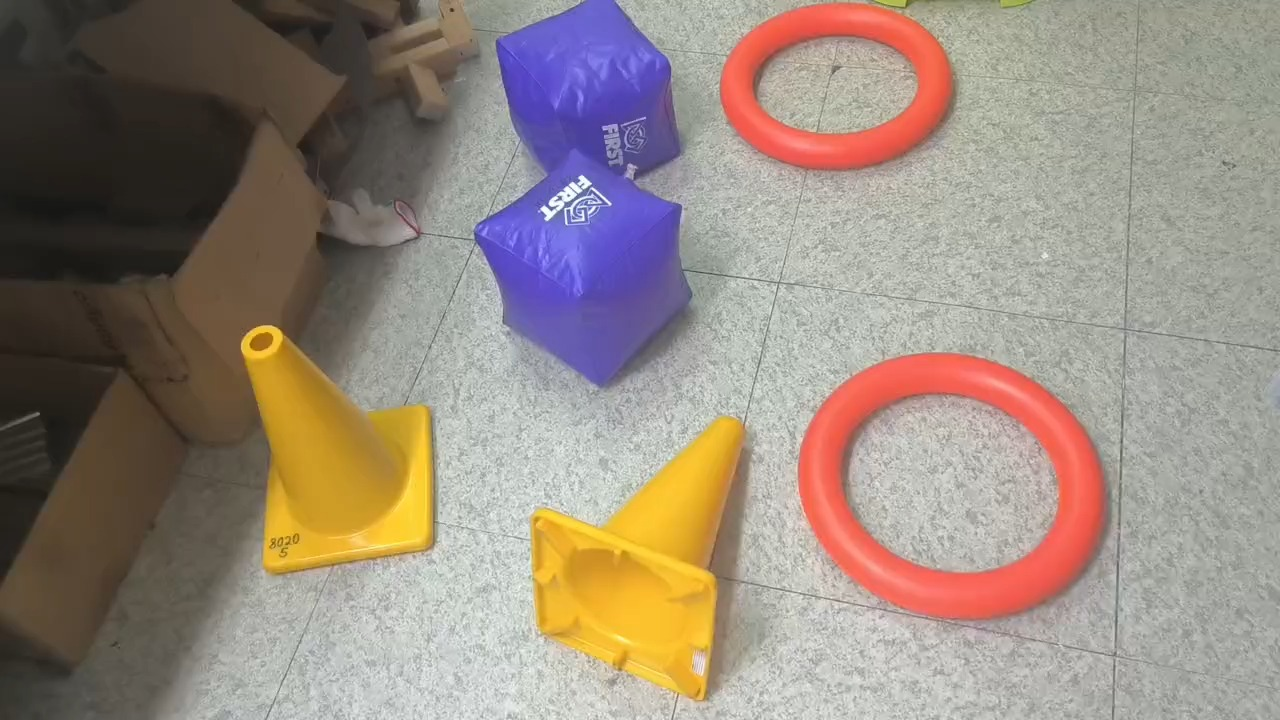
#> input picture wk3_sb1/objects.jpg, 1280 x 720 px
$ python test_images.py
#> lines starting #> are read from the running program, lines starting #| are printed output that depends on the picture; after the words box and inside, x2 and y2 are one past the last pixel; in counts of white or black regions, pixels touching at a corner belong together
### wk3_sb1/detect.py
import typing
import enum
import numpy as np
import cv2

SHADE_S_THRESH = 64
BLACK_V_THRESH = 64
WHITE_V_THRESH = 224

def hsv_to_bgr(hsv: tuple[int, int, int]):
  bgr_array = cv2.cvtColor(np.array([[hsv]], dtype=np.uint8), cv2.COLOR_HSV2BGR)
  b, g, r = bgr_array[0, 0]
  return int(b), int(g), int(r)

class Color(enum.Enum):
  RED = 0
  ORANGE = 30
  YELLOW = 60
  GREEN = 120
  CYAN = 180
  BLUE = 240
  PURPLE = 270
  MAGENTA = 300
  BLACK = -1
  GRAY = -2
  WHITE = -3

  def bgr(self):
    if self.value >= 0:
      return hsv_to_bgr((int(self.value / 360 * 180), 255, 255))
    return [(0, 0, 0), (128, 128, 128), (255, 255, 255)][abs(self.value) - 1]

COLORS_H = [
  Color.RED,
  Color.ORANGE,
  Color.YELLOW,
  Color.GREEN,
  Color.CYAN,
  Color.BLUE,
  Color.PURPLE,
  Color.MAGENTA,
]

def angle_rel(a: int, b: int) -> int:
  rel = (b - a) % 360
  if rel > 180:
    rel -= 360
  return rel

def get_h_range(color: Color) -> tuple[int, int]:
  if color not in COLORS_H:
    return (0, 0)
  i = COLORS_H.index(color)
  prv = COLORS_H[(i - 1) % len(COLORS_H)]
  nxt = COLORS_H[(i + 1) % len(COLORS_H)]
  return (
    int(color.value + 0.5 * angle_rel(color.value, prv.value)) % 360,
    int(color.value + 0.5 * angle_rel(color.value, nxt.value)) % 360,
  )

class Filter:
  def __init__(
      self, *,
      h: None | int | tuple[int, int] | list[tuple[int, int]],
      s: None | int | tuple[int, int],
      v: None | int | tuple[int, int],
      name: str | None = None,
    ):
    if h is None:
      self.h = [(0, 360)]
      self._hrepr = 0
    elif isinstance(h, int):
      self._hrepr = h
      h_min = (h - 30) % 360
      h_max = (h + 30) % 360
      if h_min < h_max:
        self.h = [(h_min, h_max)]
      else:
        self.h = [(0, h_max), (h_min, 360)]
    elif isinstance(h, tuple):
      self.h = [h]
      self._hrepr = int(sum(h) / len(h))
    else:
      self.h = h
      self._hrepr = int(sum(h[0]) / len(h[0])) if len(h) > 0 else 0
    if s is None:
      self.s = (0, 255)
    elif isinstance(s, int):
      self.s = (max(0, s - 32), min(255, s + 32))
    else:
      self.s = s
    if v is None:
      self.v = (0, 255)
    elif isinstance(v, int):
      self.v = (max(0, v - 32), min(255, v + 32))
    else:
      self.v = v
    self._bgr = hsv_to_bgr((int(self._hrepr / 360 * 180), int(max(self.s)), int(max(self.v))))
    self.name = name if name else "?"

  def bgr(self):
    return self._bgr

def detect(frame: cv2.typing.MatLike, color: Color | Filter, *, erode=5, dilate=5) -> tuple[cv2.typing.MatLike, typing.Sequence[cv2.typing.MatLike]]:
  hsv = cv2.cvtColor(frame, cv2.COLOR_BGR2HSV)
  h_ranges: list[tuple[int, int]] = []
  s_range: tuple[int, int] = (0, 0)
  v_range: tuple[int, int] = (0, 0)
  if color == Color.BLACK:
    h_ranges.append((0, 360))
    s_range = (0, 255)
    v_range = (0, BLACK_V_THRESH)
  elif color == Color.GRAY:
    h_ranges.append((0, 360))
    s_range = (0, SHADE_S_THRESH)
    v_range = (BLACK_V_THRESH, WHITE_V_THRESH)
  elif color == Color.WHITE:
    h_ranges.append((0, 360))
    s_range = (0, SHADE_S_THRESH)
    v_range = (WHITE_V_THRESH, 255)
  elif isinstance(color, Color):
    start, stop = get_h_range(color)
    if stop > start:
      h_ranges.append((start, stop))
    else:
      h_ranges.extend([(0, stop), (start, 360)])
    s_range = (SHADE_S_THRESH, 255)
    v_range = (BLACK_V_THRESH, 255)
  else:
    h_ranges = color.h
    s_range = color.s
    v_range = color.s
  h_ranges = [(int(start / 360 * 180), int(stop / 360 * 180)) for start, stop in h_ranges]
  s_min, s_max = s_range
  v_min, v_max = v_range
  mask: cv2.typing.MatLike | None = None
  for h_range in h_ranges:
    h_min, h_max = h_range
    mask2 = cv2.inRange(hsv, (h_min, s_min, v_min), (h_max, s_max, v_max))
    if mask is None:
      mask = mask2
    else:
      mask = cv2.bitwise_or(mask, mask2)
  if mask is None:
    raise Exception("Good job, you broke something")
  mask = cv2.erode(mask, None, iterations=erode, dst=mask) # type: ignore
  mask = cv2.dilate(mask, None, iterations=dilate, dst=mask) # type: ignore
  contours, _ = cv2.findContours(mask, cv2.RETR_EXTERNAL, cv2.CHAIN_APPROX_SIMPLE) # type: ignore
  return mask, contours # type: ignore

__all__ = ["Color", "Filter", "detect"]

### wk3_sb1/test_images.py
import typing
import numpy as np
import cv2
from detect import *

def draw_box(img: cv2.typing.MatLike, color: tuple[int, int, int], label: str, box: tuple[tuple[int, int], tuple[int, int]]):
  mn, mx = box
  x, y = mn
  cv2.rectangle(img, mn, mx, color, 2)
  cv2.putText(img, label, (x, y + 15), cv2.FONT_HERSHEY_SIMPLEX, 0.75, color, 2)

def draw_contour(img: cv2.typing.MatLike, color: tuple[int, int, int], label: str, contour: cv2.typing.MatLike):
  xs = contour[:, 0, 0]
  ys = contour[:, 0, 1]
  draw_box(img, color, label, ((int(xs.min()), int(ys.min())), (int(xs.max()), int(ys.max()))))
  cv2.drawContours(img, [contour], 0, color, 2)

def test_objects():
  img = cv2.imread("objects.jpg")
#> img is the input picture: shape (720, 1280, 3); mean B, G, R 126.6, 137.6, 151.1
  if img is None:
    return

  CUBE_COLOR = Filter(h=(240, 300), s=(64, 255), v=(64, 255))
  CONE_COLOR = Filter(h=(20, 60), s=(128, 255), v=(64, 255))
  NOTE_COLOR = Filter(h=[(0, 20), (330, 360)], s=(64, 255), v=(64, 255))

  _, cubes = detect(img, CUBE_COLOR, erode=15, dilate=15)
#> in detect, `hsv = cv2.cvtColor(frame, cv2.COLOR_BGR2HSV)`: hsv: shape (720, 1280, 3); mean H, S, V 37.3, 57, 157.8
#> the loop in detect, `for h_range in h_ranges:` made 1 pass
#> pass 1, in detect, `mask2 = cv2.inRange(hsv, (h_min, s_min, v_min), (h_max, s_max, v_max))`:
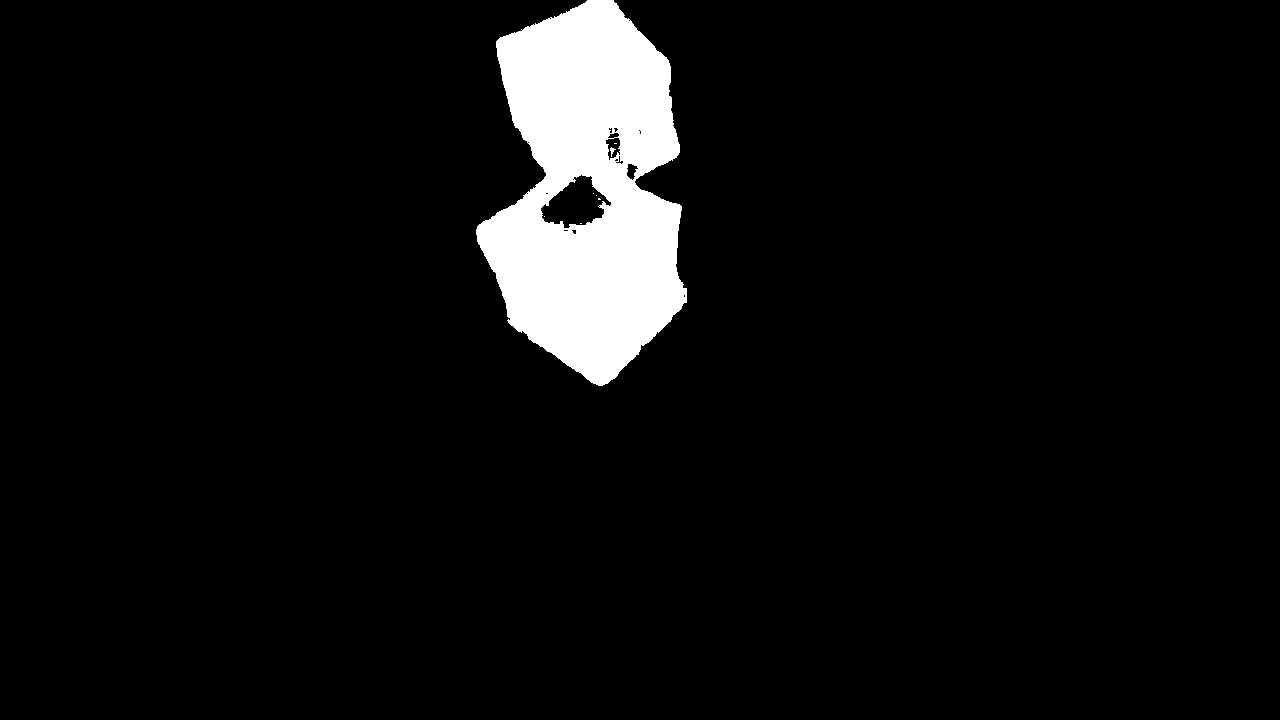
#> mask2: shape (720, 1280); 5.7% white; 8 white regions (6 under 20 px), largest, box (x1, y1, x2, y2) and area: (476, 0, 687, 386) 52752, (610, 147, 616, 157) 25
#> in detect, `mask = cv2.dilate(mask, None, iterations=dilate, dst=mask)`: mask: shape (720, 1280); 5.3% white; 2 white regions
#> in detect, `contours, _ = cv2.findContours(mask, cv2.RETR_EXTERNAL, cv2.CHAIN_APPR..`: contours = 2 contours; box (x1, y1, x2, y2) and area: (483, 190, 680, 378) 26018, (500, 3, 675, 177) 22474
#> cubes has the same summary as contours in detect
  _, cones = detect(img, CONE_COLOR, erode=5, dilate=5)
#> in detect (call 2), `mask = cv2.dilate(mask, None, iterations=dilate, dst=mask)`: mask: shape (720, 1280); 7% white; 2 white regions
#> in detect (call 2), `contours, _ = cv2.findContours(mask, cv2.RETR_EXTERNAL, cv2.CHAIN_APPR..`: contours = 2 contours; box (x1, y1, x2, y2) and area: (532, 418, 744, 699) 33190, (242, 327, 433, 574) 30513
#> cones has the same summary as contours in detect
  _, notes = detect(img, NOTE_COLOR, erode=5, dilate=5)
#> in detect (call 3), `mask = cv2.dilate(mask, None, iterations=dilate, dst=mask)`: mask: shape (720, 1280); 6.1% white; 2 white regions
#> in detect (call 3), `contours, _ = cv2.findContours(mask, cv2.RETR_EXTERNAL, cv2.CHAIN_APPR..`: contours = 2 contours; box (x1, y1, x2, y2) and area: (798, 353, 1108, 621) 65111, (720, 2, 953, 172) 31200
#> notes has the same summary as contours in detect

  for cube in cubes:
    draw_contour(img, CUBE_COLOR.bgr(), "cube", cube)
#> this loop made 2 passes
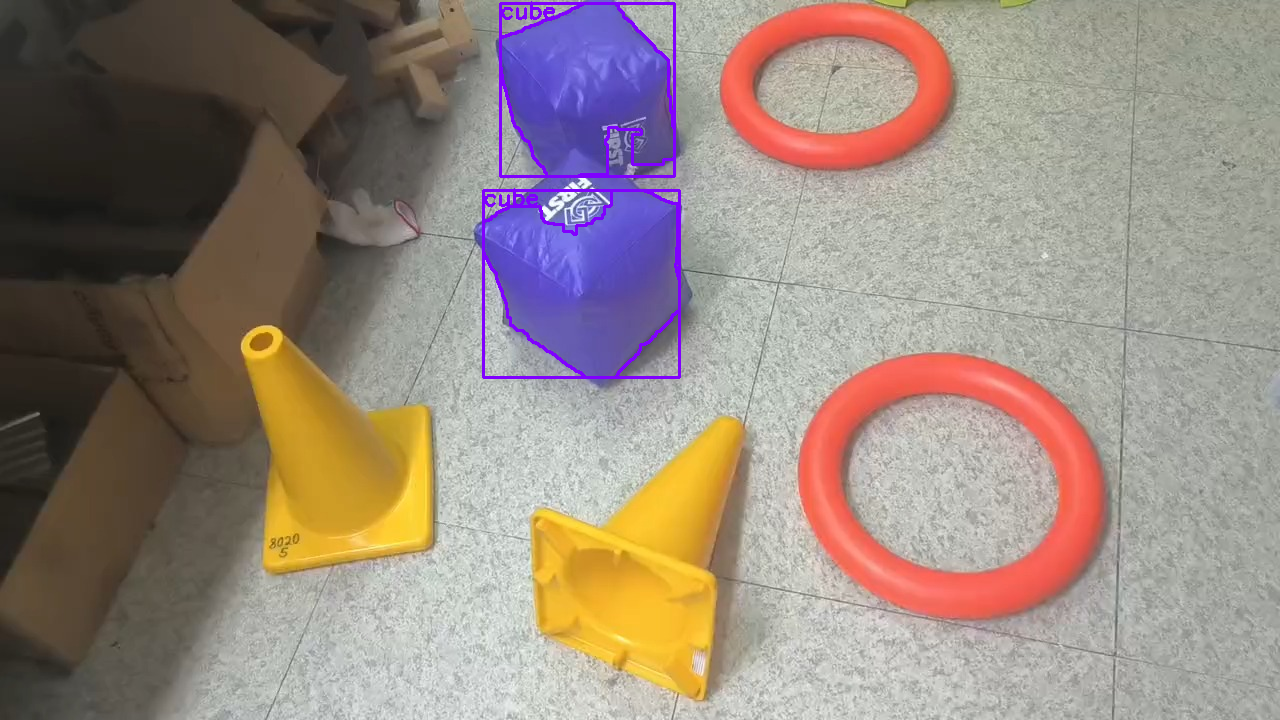
#> img: shape (720, 1280, 3); 0.93% of pixels changed, all inside (x1, y1, x2, y2) = (482, 1, 681, 379)
  for cone in cones:
    draw_contour(img, CONE_COLOR.bgr(), "cone", cone)
#> this loop made 2 passes
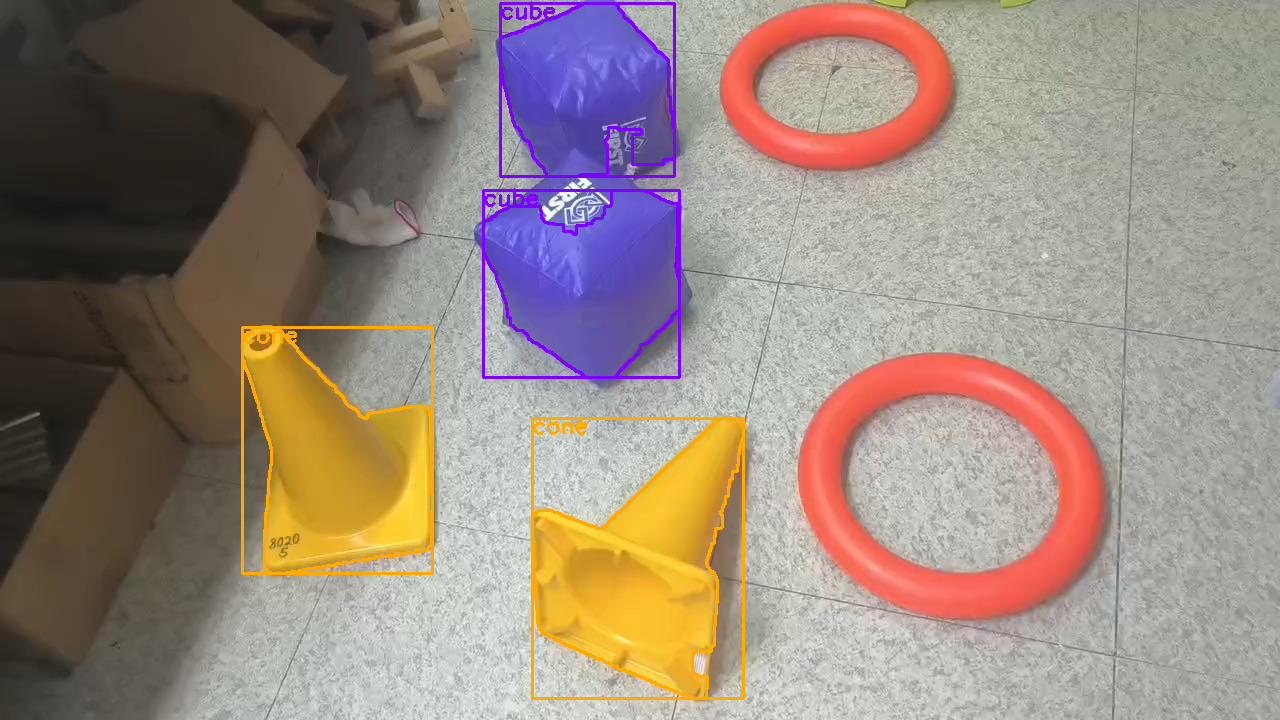
#> img: shape (720, 1280, 3); 1.18% of pixels changed, all inside (x1, y1, x2, y2) = (241, 326, 745, 700)
  for note in notes:
    area = cv2.contourArea(note)
    perim = cv2.arcLength(note, True)
    score = 4 * np.pi * area / perim / perim
    if score < 0.5:
      continue
    draw_contour(img, NOTE_COLOR.bgr(), "note", note)
#> this loop made 2 passes
#> (area, perim, score) on passes 1 to 2: (65111, 966.9, 0.875), (31200.5, 685.4, 0.835)
#> img: shape (720, 1280, 3); 1.17% of pixels changed, all inside (x1, y1, x2, y2) = (719, 0, 1109, 622)

  cv2.imwrite("objects_detected.png", img)

def test_polka_dots_1():
  img = cv2.imread("polka_dots_1.png")
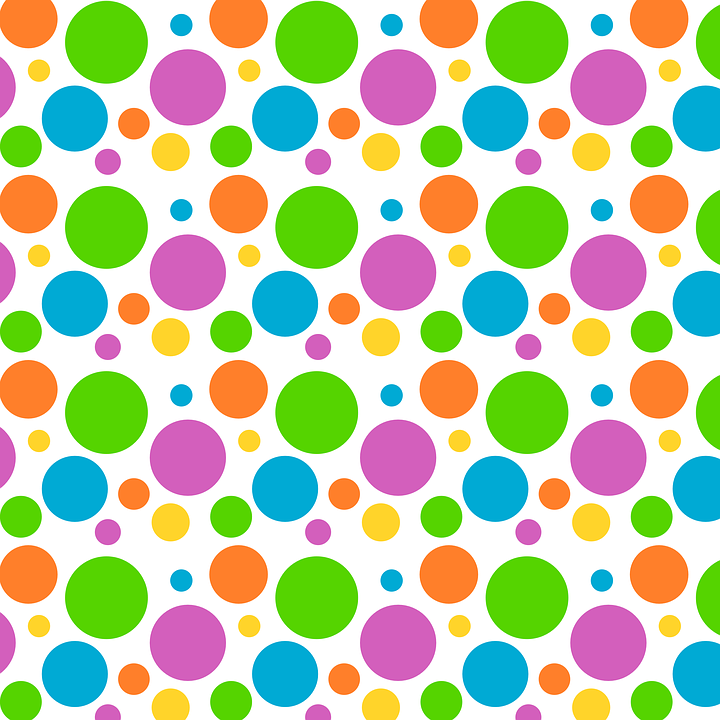
#> input picture wk3_sb1/polka_dots_1.png, 720 x 720 px
#> img is the input picture: shape (720, 720, 3); mean B, G, R 167.6, 204, 191.7
  if img is None:
    return

  colors: list[Color] = [Color.ORANGE, Color.YELLOW, Color.GREEN, Color.CYAN]
  contour_sets: list[typing.Sequence[cv2.typing.MatLike]] = []
  for color in colors:
    _, contours = detect(img, color)
    contour_sets.append(contours)
#> after the loop, contour_sets = 4 items
  for color, contours in zip(colors, contour_sets):
    for contour in contours:
      area = cv2.contourArea(contour)
      perim = cv2.arcLength(contour, True)
      score = 4 * np.pi * area / perim / perim
      if score < 0.75:
        continue
      draw_contour(img, color.bgr(), color.name, contour)
#> this loop made 4 passes

  cv2.imwrite("polka_dots_1_detected.png", img)


def test_polka_dots_2():
  img = cv2.imread("polka_dots_2.jpg")
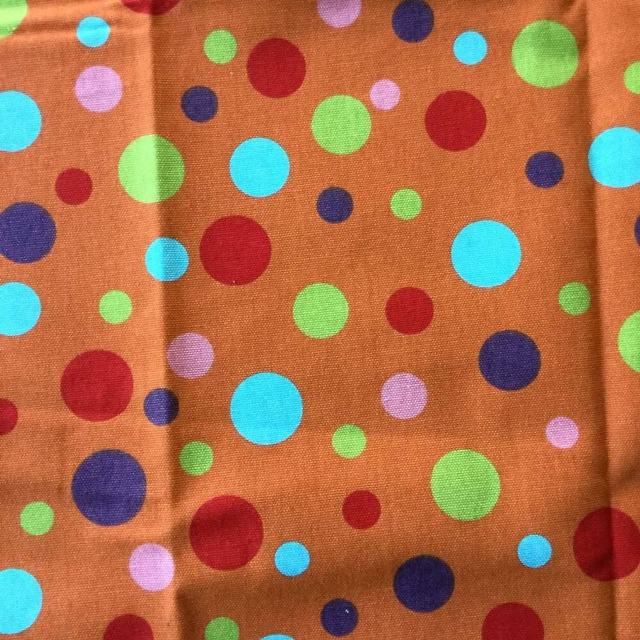
#> input picture wk3_sb1/polka_dots_2.jpg, 1280 x 1280 px (shown at 1/2 size)
#> img is the input picture: shape (1280, 1280, 3); mean B, G, R 74.2, 109.6, 173.8
  if img is None:
    return
  img_blur = cv2.GaussianBlur(img, (25, 25), 0)

  colors: list[Color | Filter] = [
    Filter(h=[(0, 15), (330, 360)], s=(64, 255), v=(0, 224), name="DARK_RED"),
    Filter(h=(80, 150), s=(0, 255), v=(64, 255), name="MINT"),
    Color.CYAN,
    Filter(h=270, s=(0, 255), v=(0, 128), name="DARK_PURPLE"),
    Filter(h=(285, 350), s=(0, 255), v=(128, 255), name="PINK"),
  ]
  contour_sets: list[typing.Sequence[cv2.typing.MatLike]] = []
  for color in colors:
    _, contours = detect(img_blur, color)
    contour_sets.append(contours)
  for color, contours in zip(colors, contour_sets):
    for contour in contours:
      area = cv2.contourArea(contour)
      perim = cv2.arcLength(contour, True)
      score = 4 * np.pi * area / perim / perim
      if score < 0.75:
        continue
      draw_contour(img, color.bgr(), color.name, contour)
#> this loop made 5 passes
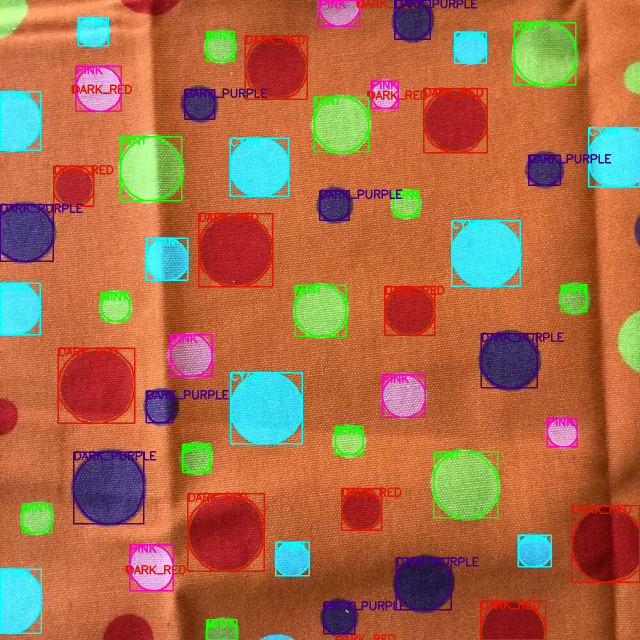
#> img: shape (1280, 1280, 3) (shown at 1/2 size); 7.36% of pixels changed, all inside (x1, y1, x2, y2) = (0, 0, 1280, 1280)

  cv2.imwrite("polka_dots_2_detected.png", img)


test_objects()
test_polka_dots_1()
test_polka_dots_2()

# the rest i just dont wanna do cuz im lazy, sorry :/
